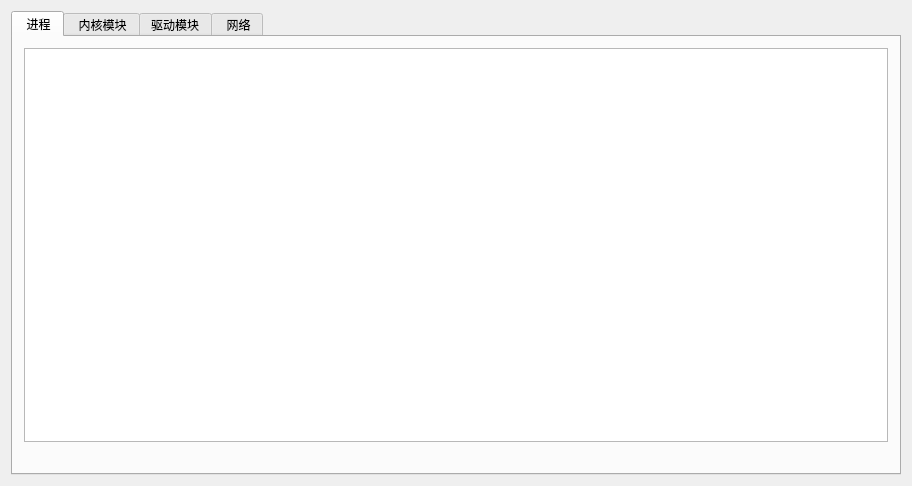
<?xml version="1.0" encoding="UTF-8"?>
<ui version="4.0">
 <class>ArkTools</class>
 <widget class="QMainWindow" name="ArkTools">
  <property name="geometry">
   <rect>
    <x>0</x>
    <y>0</y>
    <width>912</width>
    <height>486</height>
   </rect>
  </property>
  <property name="minimumSize">
   <size>
    <width>910</width>
    <height>480</height>
   </size>
  </property>
  <property name="windowTitle">
   <string>ArkTools</string>
  </property>
  <widget class="QWidget" name="centralWidget">
   <layout class="QGridLayout" name="gridLayout_2">
    <item row="0" column="0">
     <widget class="QTabWidget" name="EPROCESS_Widget">
      <property name="currentIndex">
       <number>0</number>
      </property>
      <widget class="QWidget" name="tab_6">
       <attribute name="title">
        <string> 进程</string>
       </attribute>
       <layout class="QGridLayout" name="gridLayout">
        <item row="0" column="0">
         <widget class="QTableWidget" name="EPROCESS_Table">
          <property name="contextMenuPolicy">
           <enum>Qt::CustomContextMenu</enum>
          </property>
          <attribute name="horizontalHeaderStretchLastSection">
           <bool>true</bool>
          </attribute>
          <attribute name="verticalHeaderVisible">
           <bool>false</bool>
          </attribute>
         </widget>
        </item>
        <item row="1" column="0">
         <widget class="QLabel" name="STATUS_Label">
          <property name="frameShape">
           <enum>QFrame::NoFrame</enum>
          </property>
          <property name="frameShadow">
           <enum>QFrame::Sunken</enum>
          </property>
          <property name="text">
           <string/>
          </property>
         </widget>
        </item>
       </layout>
      </widget>
      <widget class="QWidget" name="KERNEL_Widget">
       <attribute name="title">
        <string> 内核模块</string>
       </attribute>
       <layout class="QGridLayout" name="gridLayout_3">
        <item row="0" column="0">
         <widget class="QTabWidget" name="KERNEL_TabWidget">
          <property name="currentIndex">
           <number>0</number>
          </property>
          <widget class="QWidget" name="SSDT_Widget">
           <attribute name="title">
            <string>SSDT</string>
           </attribute>
           <layout class="QGridLayout" name="gridLayout_7">
            <item row="0" column="0">
             <widget class="QTableWidget" name="SSDT_Table">
              <attribute name="horizontalHeaderStretchLastSection">
               <bool>true</bool>
              </attribute>
              <attribute name="verticalHeaderVisible">
               <bool>false</bool>
              </attribute>
             </widget>
            </item>
            <item row="1" column="0">
             <widget class="QLabel" name="SSDT_Label">
              <property name="text">
               <string/>
              </property>
             </widget>
            </item>
           </layout>
          </widget>
          <widget class="QWidget" name="SSSDT_Widget">
           <attribute name="title">
            <string>ShadowSSDT</string>
           </attribute>
           <layout class="QGridLayout" name="gridLayout_8">
            <item row="0" column="0">
             <widget class="QTableWidget" name="SSSDT_Table">
              <attribute name="horizontalHeaderStretchLastSection">
               <bool>true</bool>
              </attribute>
              <attribute name="verticalHeaderVisible">
               <bool>false</bool>
              </attribute>
             </widget>
            </item>
            <item row="1" column="0">
             <widget class="QLabel" name="SSSDT_Lable">
              <property name="text">
               <string/>
              </property>
             </widget>
            </item>
           </layout>
          </widget>
          <widget class="QWidget" name="GDT_Widget">
           <attribute name="title">
            <string>GDT</string>
           </attribute>
           <layout class="QGridLayout" name="gridLayout_4">
            <item row="0" column="0">
             <widget class="QTableWidget" name="GDT_Table">
              <attribute name="horizontalHeaderStretchLastSection">
               <bool>true</bool>
              </attribute>
              <attribute name="verticalHeaderVisible">
               <bool>false</bool>
              </attribute>
             </widget>
            </item>
            <item row="1" column="0">
             <widget class="QLabel" name="GDT_Label">
              <property name="frameShape">
               <enum>QFrame::Panel</enum>
              </property>
              <property name="frameShadow">
               <enum>QFrame::Sunken</enum>
              </property>
              <property name="text">
               <string/>
              </property>
             </widget>
            </item>
           </layout>
          </widget>
          <widget class="QWidget" name="IDT_Widget">
           <attribute name="title">
            <string>IDT</string>
           </attribute>
           <layout class="QGridLayout" name="gridLayout_9">
            <item row="0" column="0">
             <widget class="QTableWidget" name="IDT_Table">
              <attribute name="horizontalHeaderStretchLastSection">
               <bool>true</bool>
              </attribute>
              <attribute name="verticalHeaderVisible">
               <bool>false</bool>
              </attribute>
             </widget>
            </item>
           </layout>
          </widget>
          <widget class="QWidget" name="tab">
           <attribute name="title">
            <string> 键盘</string>
           </attribute>
           <layout class="QGridLayout" name="gridLayout_6">
            <item row="0" column="0">
             <widget class="QTableWidget" name="KEYBOARD_Table">
              <attribute name="horizontalHeaderStretchLastSection">
               <bool>true</bool>
              </attribute>
              <attribute name="verticalHeaderVisible">
               <bool>false</bool>
              </attribute>
             </widget>
            </item>
           </layout>
          </widget>
          <widget class="QWidget" name="tab_2">
           <attribute name="title">
            <string>I8042prt</string>
           </attribute>
           <layout class="QGridLayout" name="gridLayout_10">
            <item row="0" column="0">
             <widget class="QTableWidget" name="I8042PRT_Table">
              <attribute name="horizontalHeaderStretchLastSection">
               <bool>true</bool>
              </attribute>
              <attribute name="verticalHeaderVisible">
               <bool>false</bool>
              </attribute>
             </widget>
            </item>
           </layout>
          </widget>
          <widget class="QWidget" name="tab_3">
           <attribute name="title">
            <string> 鼠标</string>
           </attribute>
           <layout class="QGridLayout" name="gridLayout_11">
            <item row="0" column="0">
             <widget class="QTableWidget" name="MOUSE_Table">
              <attribute name="horizontalHeaderStretchLastSection">
               <bool>true</bool>
              </attribute>
              <attribute name="verticalHeaderVisible">
               <bool>false</bool>
              </attribute>
             </widget>
            </item>
           </layout>
          </widget>
         </widget>
        </item>
       </layout>
      </widget>
      <widget class="QWidget" name="DRIVER_Widget">
       <attribute name="title">
        <string>驱动模块</string>
       </attribute>
       <layout class="QGridLayout" name="gridLayout_5">
        <item row="0" column="0">
         <widget class="QTableWidget" name="DRIVER_Table">
          <attribute name="horizontalHeaderStretchLastSection">
           <bool>true</bool>
          </attribute>
          <attribute name="verticalHeaderVisible">
           <bool>false</bool>
          </attribute>
         </widget>
        </item>
       </layout>
      </widget>
      <widget class="QWidget" name="tab_4">
       <attribute name="title">
        <string> 网络</string>
       </attribute>
       <layout class="QGridLayout" name="gridLayout_12">
        <item row="0" column="0">
         <widget class="QTabWidget" name="tabWidget">
          <widget class="QWidget" name="tab_7">
           <attribute name="title">
            <string>TCP/IP</string>
           </attribute>
           <layout class="QGridLayout" name="gridLayout_13">
            <item row="0" column="0">
             <widget class="QTableWidget" name="TCPIP_Table">
              <attribute name="horizontalHeaderStretchLastSection">
               <bool>true</bool>
              </attribute>
              <attribute name="verticalHeaderVisible">
               <bool>false</bool>
              </attribute>
             </widget>
            </item>
           </layout>
          </widget>
         </widget>
        </item>
       </layout>
      </widget>
     </widget>
    </item>
   </layout>
  </widget>
 </widget>
 <layoutdefault spacing="6" margin="11"/>
 <resources/>
 <connections/>
</ui>
